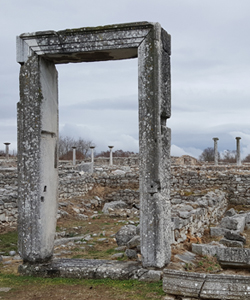
#> input picture prac_chap8/images/scaling.jpg, 250 x 300 px
$ python '실습.py'
#> lines starting #> are read from the running program, lines starting #| are printed output that depends on the picture
import numpy as np, cv2

image = cv2.imread("images/scaling.jpg", cv2.IMREAD_GRAYSCALE)
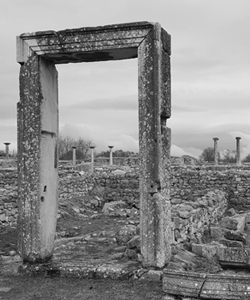
#> image: shape (300, 250); min 0, max 242, mean 138.8

# 역방향 사상으로 최근접 이웃 보간
dst1 = np.zeros((image.shape[0]*2, image.shape[1]*2), np.uint8)
dst2 = np.zeros((image.shape[0]*3, image.shape[1]*3), np.uint8)
# 2배, 3배 크기의 dst 생성

for i in range(dst1.shape[1]):
    for j in range(dst1.shape[0]):
        dst1[j, i] = image[int(j/2), int(i/2)]
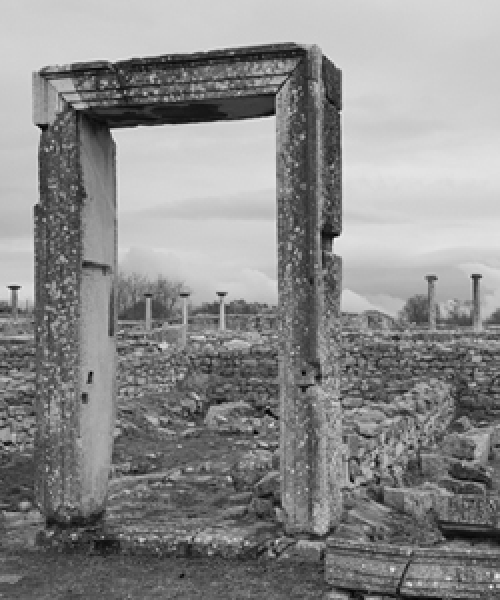
#> dst1: shape (600, 500); min 0, max 242, mean 138.8
# 역방향으로 dst의 j, i 좌표에 들어갈 값을 찾음

for i in range(dst2.shape[1]-1):
    for j in range(dst2.shape[0]-1):
        dst2[j, i] = image[round(j/3), round(i/3)]
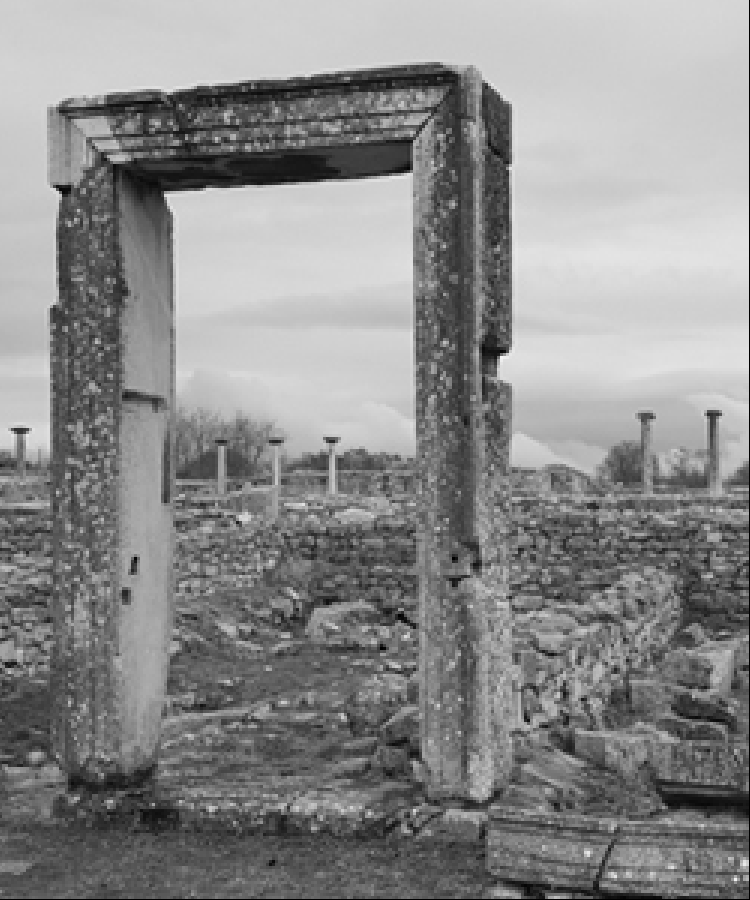
#> dst2: shape (900, 750); min 0, max 242, mean 138.4
# 역방향으로 dst의 j, i에 들어갈 값을 찾음
# 반올림해야함. round 써도 되는데 +0.5해도 같은 의미

#bilinear(양선형 보간법)
dst3 = np.zeros((image.shape[0]*2, image.shape[1]*2), np.uint8)
dst4 = np.zeros((image.shape[0]*3, image.shape[1]*3), np.uint8)

for i in range(dst3.shape[1]):
    for j in range(dst3.shape[0]):
        pt = (i/2, j/2)
        x, y = np.int32(pt)
        if x >= image.shape[1]-1: x = x-1
        if y >= image.shape[0]-1: y = y-1
        P1, P2, P3, P4 = np.float32(image[y:y+2, x:x+2].flatten())
        alpha, beta = pt[1] - y, pt[0] - x
        M1 = P1 + alpha * (P3 - P1)
        M2 = P2 + alpha * (P4 - P2)
        P = M1 + beta * (M2 - M1)
        dst3[j, i] = np.clip(P,0,255)

for i in range(dst4.shape[1]-1):
    for j in range(dst4.shape[0]-1):
        pt = (i/3, j/3)
        x, y = np.int32(pt)
        if x >= image.shape[1]-1 : x = x-1
        if y >= image.shape[0]-1 : y = y-1
        P1, P2, P3, P4 = np.float32(image[y:y+2, x:x+2].flatten())
        alpha, beta = pt[1] - y, pt[0] - x
        M1 = P1 + alpha * (P3 - P1)
        M2 = P2 + alpha * (P4 - P2)
        P = M1 + beta * (M2 - M1)
#> (the run stopped early here; a loop or call above may not have finished)
